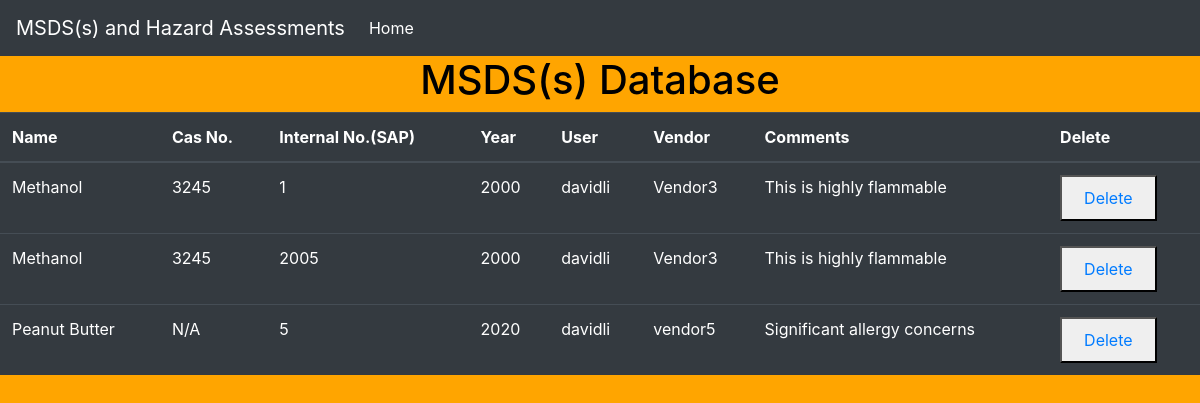
The page /MSDS on the database its author committed.
### application/models.py (models this page shows)
class MSDS(db.Model,SerializerMixin):
    __tablename__ = 'MSDS'
    serialize_only = ('name', 'cas', 'internal', 'year', 'user', 'vendor', 'comments')
    id = db.Column(db.Integer(), primary_key=True)
    name = db.Column(db.String(length=50), nullable=False)
    cas = db.Column(db.String(length=50), nullable=False)
    internal = db.Column(db.Integer(), nullable=False)
    year = db.Column(db.Integer(), nullable=False)
    user = db.Column(db.String(length=50), nullable=False)
    vendor = db.Column(db.String(length=50),nullable=False)
    comments = db.Column(db.String(length=500), nullable=True)

### application/routes.py (the view)
@app.route('/MSDS')
def msds():
    data = MSDS.query.all()
    return render_template('msds.html', data=data)

### application/templates/msds.html (shortened to what this page needs)
<!doctype html>
<html lang="en" xmlns="http://www.w3.org/1999/html">
  <head>
    <link rel="stylesheet" href="https://cdn.jsdelivr.net/npm/bootstrap@4.5.3/dist/css/bootstrap.min.css">
  </head>
  <body>
      <nav class="navbar navbar-expand-md navbar-dark bg-dark">
      <a class="navbar-brand" href="#">MSDS(s) and Hazard Assessments </a>
      <div class="collapse navbar-collapse" id="navbarNav">
        <ul class="navbar-nav mr-auto">
            <li class="nav-item active">
                <a class="nav-link" href="{{ url_for('homepage') }}">Home <span class="sr-only">(current)</span></a>
            </li>
        </ul>
      </div>
    </nav>
    <h1 style="text-align:center">MSDS(s) Database</h1>
        <table class="table table-hover table-dark">
        <thead>
            <tr>
                <th scope="col">Name</th>
                <th scope="col">Cas No.</th>
                <th scope="col">Internal No.(SAP)</th>
                <th scope="col">Year</th>
                <th scope="col">User</th>
                <th scope="col">Vendor</th>
                <th scope="col">Comments</th>
                <th scope="col">Delete</th>
            </tr>
        </thead>
        <tbody>
            {% for datas in data %}
                <tr>
                    <td>{{ datas.name }}</td>
                    <td>{{ datas.cas}}</td>
                    <td>{{ datas.internal}}</td>
                    <td>{{ datas.year }}</td>
                    <td>{{ datas.user }}</td>
                    <td>{{ datas.vendor }}</td>
                    <td>{{ datas.comments }}</td>
                    <td><button ><a class="nav-link" href="{{ url_for('delete') }}">Delete</a> </button></td>
                </tr>
            {% endfor %}
        </tbody>
    </table>
  </body>
</html>

### application/templates/msds.html (style rules this page uses)
body { background-color: orange; color: black }

### rows shown on the page
MSDS: name "Methanol", cas "3245", internal "1", year "2000", user "davidli", vendor "Vendor3", comments "This is highly flammable"
MSDS: name "Methanol", cas "3245", internal "2005", year "2000", user "davidli", vendor "Vendor3", comments "This is highly flammable"
MSDS: name "Peanut Butter", cas "N/A", internal "5", year "2020", user "davidli", vendor "vendor5", comments "Significant allergy concerns"
